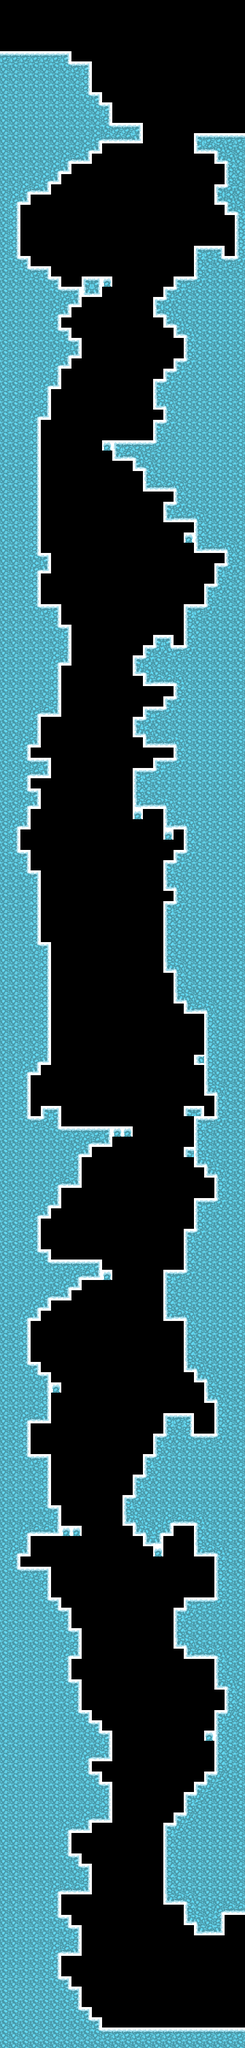

A level layout from a 2D game, rendered from its tile map. Below: a short description, then the map file with tile-grid data replaced by summaries:
An orthogonal 24x200 tile map with 16x16 px tiles, 1 tile layer (ground) and 170 objects (34x spike, 2x chocolate, player, key, lock, ...).

<map version="1.4" tiledversion="1.4.2" orientation="orthogonal" renderorder="right-down" width="24" height="200" tilewidth="16" tileheight="16" infinite="0" nextlayerid="6" nextobjectid="171">
 <editorsettings>
  <export target="../levels/8.lua" format="lua" />
 </editorsettings>
 <tileset firstgid="1" name="tileset" tilewidth="16" tileheight="16" tilecount="36" columns="9">
  <image source="../../../graphics/tileset.png" width="144" height="64" />
 </tileset>
 <layer id="1" name="ground" width="24" height="200">
  <data>[4800 cells, 2352 non-empty, 9 distinct tile ids]</data>
 </layer>
 <objectgroup id="4" name="entity" visible="0">
  <object id="139" name="Player" type="player" x="16" y="64" width="16" height="16" />
 </objectgroup>
 <objectgroup color="#ff0000" id="5" name="object" visible="0">
  <object id="131" name="Spike" type="spike" x="272" y="416" width="16" height="16" />
  <object id="132" name="Spike" type="spike" x="288" y="416" width="16" height="16" />
  <object id="133" name="Spike" type="spike" x="256" y="432" width="16" height="16" />
  <object id="134" name="Spike" type="spike" x="240" y="448" width="16" height="16" />
  <object id="135" name="Spike" type="spike" x="112" y="80" width="16" height="16" />
  <object id="136" name="Spike" type="spike" x="128" y="80" width="16" height="16" />
  <object id="137" name="Spike" type="spike" x="144" y="128" width="16" height="16" />
  <object id="138" name="Spike" type="spike" x="160" y="144" width="16" height="16" />
  <object id="140" name="Spike" type="spike" x="64" y="848" width="16" height="16" />
  <object id="141" name="Spike" type="spike" x="64" y="928" width="16" height="16" />
  <object id="142" name="Spike" type="spike" x="80" y="928" width="16" height="16" />
  <object id="143" name="Spike" type="spike" x="96" y="960" width="16" height="16" />
  <object id="144" name="Spike" type="spike" x="96" y="1744" width="16" height="16" />
  <object id="145" name="Spike" type="spike" x="112" y="1744" width="16" height="16" />
  <object id="146" name="Spike" type="spike" x="160" y="1744" width="16" height="16" />
  <object id="147" name="Spike" type="spike" x="176" y="1744" width="16" height="16" />
  <object id="148" name="Spike" type="spike" x="288" y="1712" width="16" height="16" />
  <object id="149" name="Spike" type="spike" x="272" y="1968" width="16" height="16" />
  <object id="150" name="Spike" type="spike" x="112" y="1952" width="16" height="16" />
  <object id="151" name="Spike" type="spike" x="128" y="1952" width="16" height="16" />
  <object id="152" name="Spike" type="spike" x="224" y="2256" width="16" height="16" />
  <object id="153" name="Spike" type="spike" x="208" y="2288" width="16" height="16" />
  <object id="154" name="Spike" type="spike" x="192" y="2320" width="16" height="16" />
  <object id="155" name="Spike" type="spike" x="240" y="2224" width="16" height="16" />
  <object id="156" name="Spike" type="spike" x="80" y="2336" width="16" height="16" />
  <object id="157" name="Spike" type="spike" x="96" y="2496" width="16" height="16" />
  <object id="158" name="Spike" type="spike" x="112" y="2528" width="16" height="16" />
  <object id="159" name="Spike" type="spike" x="272" y="2816" width="16" height="16" />
  <object id="160" name="Spike" type="spike" x="144" y="2672" width="16" height="16" />
  <object id="161" name="Spike" type="spike" x="288" y="2784" width="16" height="16" />
  <object id="162" name="Spike" type="spike" x="240" y="3152" width="16" height="16" />
  <object id="163" name="Spike" type="spike" x="256" y="3152" width="16" height="16" />
  <object id="164" name="Spike" type="spike" x="208" y="3152" width="16" height="16" />
  <object id="165" name="Spike" type="spike" x="192" y="3152" width="16" height="16" />
  <object id="166" name="Key" type="key" x="48" y="1728" width="16" height="16" />
  <object id="167" name="Lock" type="lock" x="304" y="3152" width="16" height="16" />
  <object id="168" name="Flag" type="flag" x="336" y="3152" width="16" height="16" />
 </objectgroup>
 <objectgroup id="3" name="powerup" visible="0">
  <object id="169" name="Chocolate" type="chocolate" x="192" y="656" width="16" height="16" />
  <object id="170" name="Chocolate" type="chocolate" x="320" y="368" width="16" height="16" />
 </objectgroup>
 <objectgroup color="#000000" id="2" name="solid" visible="0">
  <object id="1" x="0" y="80" width="112" height="192">
   <properties>
    <property name="collidable" type="bool" value="true" />
   </properties>
  </object>
  <object id="2" x="112" y="96" width="32" height="160">
   <properties>
    <property name="collidable" type="bool" value="true" />
   </properties>
  </object>
  <object id="3" x="144" y="144" width="16" height="96">
   <properties>
    <property name="collidable" type="bool" value="true" />
   </properties>
  </object>
  <object id="4" x="160" y="160" width="16" height="64">
   <properties>
    <property name="collidable" type="bool" value="true" />
   </properties>
  </object>
  <object id="5" x="176" y="192" width="48" height="32">
   <properties>
    <property name="collidable" type="bool" value="true" />
   </properties>
  </object>
  <object id="6" x="0" y="272" width="96" height="16">
   <properties>
    <property name="collidable" type="bool" value="true" />
   </properties>
  </object>
  <object id="7" x="0" y="288" width="80" height="16">
   <properties>
    <property name="collidable" type="bool" value="true" />
   </properties>
  </object>
  <object id="8" x="0" y="304" width="48" height="16">
   <properties>
    <property name="collidable" type="bool" value="true" />
   </properties>
  </object>
  <object id="9" x="0" y="320" width="32" height="2880">
   <properties>
    <property name="collidable" type="bool" value="true" />
   </properties>
  </object>
  <object id="10" x="32" y="400" width="16" height="896">
   <properties>
    <property name="collidable" type="bool" value="true" />
   </properties>
  </object>
  <object id="11" x="48" y="416" width="16" height="752">
   <properties>
    <property name="collidable" type="bool" value="true" />
   </properties>
  </object>
  <object id="12" x="64" y="416" width="16" height="240">
   <properties>
    <property name="collidable" type="bool" value="true" />
   </properties>
  </object>
  <object id="13" x="80" y="432" width="16" height="176">
   <properties>
    <property name="collidable" type="bool" value="true" />
   </properties>
  </object>
  <object id="14" x="96" y="448" width="16" height="48">
   <properties>
    <property name="collidable" type="bool" value="true" />
   </properties>
  </object>
  <object id="15" x="112" y="448" width="48" height="16">
   <properties>
    <property name="collidable" type="bool" value="true" />
   </properties>
  </object>
  <object id="16" x="128" y="432" width="48" height="16">
   <properties>
    <property name="collidable" type="bool" value="true" />
   </properties>
  </object>
  <object id="17" x="112" y="464" width="16" height="16">
   <properties>
    <property name="collidable" type="bool" value="true" />
   </properties>
  </object>
  <object id="18" x="96" y="512" width="16" height="64">
   <properties>
    <property name="collidable" type="bool" value="true" />
   </properties>
  </object>
  <object id="19" x="112" y="528" width="16" height="32">
   <properties>
    <property name="collidable" type="bool" value="true" />
   </properties>
  </object>
  <object id="20" x="64" y="864" width="16" height="32">
   <properties>
    <property name="collidable" type="bool" value="true" />
   </properties>
  </object>
  <object id="21" x="64" y="944" width="32" height="176">
   <properties>
    <property name="collidable" type="bool" value="true" />
   </properties>
  </object>
  </objectgroup>
</map>
<!-- 109 of 170 objects omitted -->
